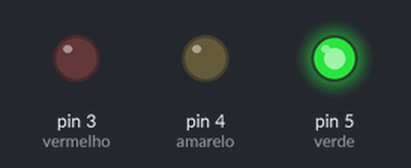
A sketch run on a simulated Arduino Uno, built with avr-gcc and run on an emulated ATmega328P. On the bench: output pins drawn as LEDs (lit = HIGH).

Above: at 1.5 s.
At 4.0 s:
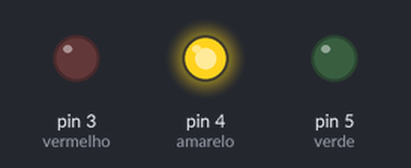
At 6.5 s:
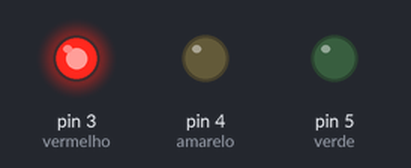
Timing chart, 0 to 10.4 s (numbered marks = the images above):
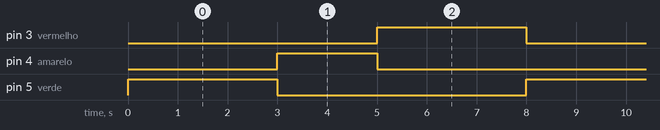

The sketch:

Exercicio02.ino
```cpp
/* Semáforo simples:

    Conecte três LEDs a pinos digitais para representar um semáforo.
    Escreva um programa que faça o semáforo seguir o padrão de funcionamento real (verde, amarelo, vermelho).

*/

int vermelho = 3;
int amarelo = 4;
int verde = 5;

void setup() {

  pinMode(vermelho, OUTPUT);
  pinMode(amarelo, OUTPUT);
  pinMode(verde, OUTPUT);

}

void loop() {

  digitalWrite(verde, HIGH);
  delay(3000);

  digitalWrite(verde, LOW);
  digitalWrite(amarelo, HIGH);
  delay(2000);

  digitalWrite(amarelo, LOW);
  digitalWrite(vermelho, HIGH);
  delay(3000);

  digitalWrite(vermelho, LOW);

}
```

Measured:
- by itself, pin 3 (vermelho), pin 5 (verde): alternates HIGH for 3.0 s and LOW for 5.0 s
- by itself, pin 4 (amarelo): alternates HIGH for 2.0 s and LOW for 6.0 s
- by itself, everything shown: repeats every 8.0 s, in 4 steps
